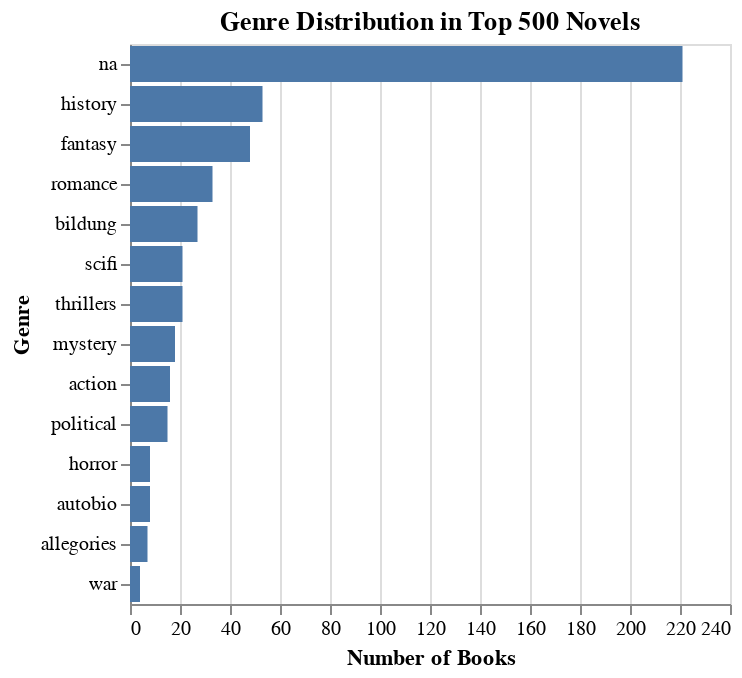

The notebook cell saved with this chart:
### Code cell
genre_chart = alt.Chart(genre_count).mark_bar().encode(
    x=alt.X('Count:Q', title='Number of Books'),
    y=alt.Y('Genre:N', sort='-x', title='Genre')
).properties(
    title='Genre Distribution in Top 500 Novels'
)

genre_chart

### Figure 1 — Vega-Lite specification as saved in the notebook (floating-point values rounded to 4 significant figures)
{"config": {"view": {"continuousWidth": 300, "continuousHeight": 300}}, "data": {"name": "data-aa021aab04b13d44f43e207ee4e92050"}, "mark": {"type": "bar"}, "encoding": {"x": {"field": "Count", "title": "Number of Books", "type": "quantitative"}, "y": {"field": "Genre", "sort": "-x", "title": "Genre", "type": "nominal"}}, "title": "Genre Distribution in Top 500 Novels", "$schema": "https://vega.github.io/schema/vega-lite/v5.20.1.json", "datasets": {"data-aa021aab04b13d44f43e207ee4e92050": [{"Genre": "na", "Count": 221}, {"Genre": "history", "Count": 53}, {"Genre": "fantasy", "Count": 48}, {"Genre": "romance", "Count": 33}, {"Genre": "bildung", "Count": 27}, {"Genre": "scifi", "Count": 21}, {"Genre": "thrillers", "Count": 21}, {"Genre": "mystery", "Count": 18}, {"Genre": "action", "Count": 16}, {"Genre": "political", "Count": 15}, {"Genre": "horror", "Count": 8}, {"Genre": "autobio", "Count": 8}, {"Genre": "allegories", "Count": 7}, {"Genre": "war", "Count": 4}]}}
